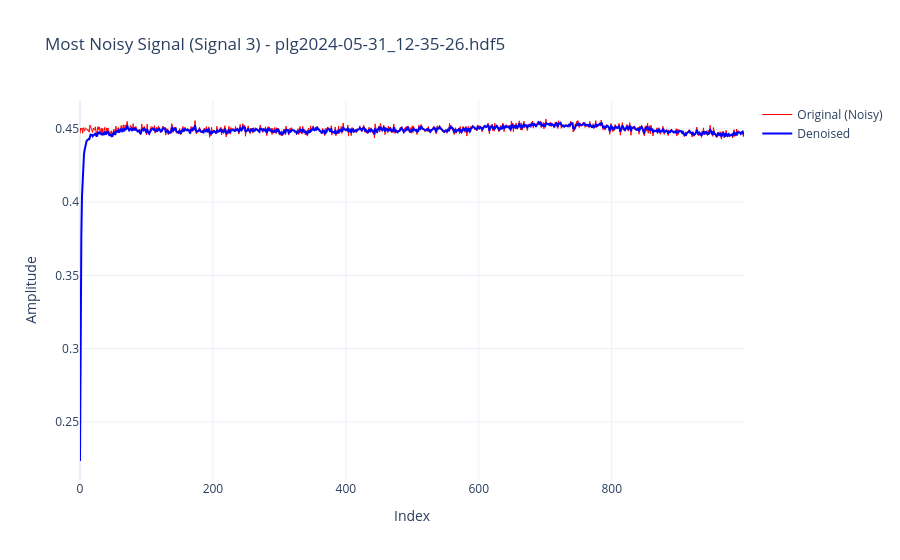
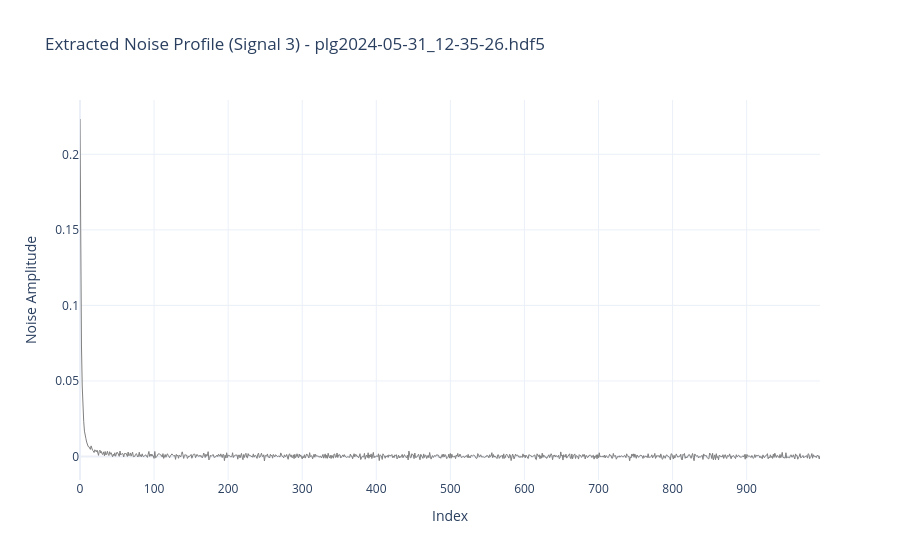
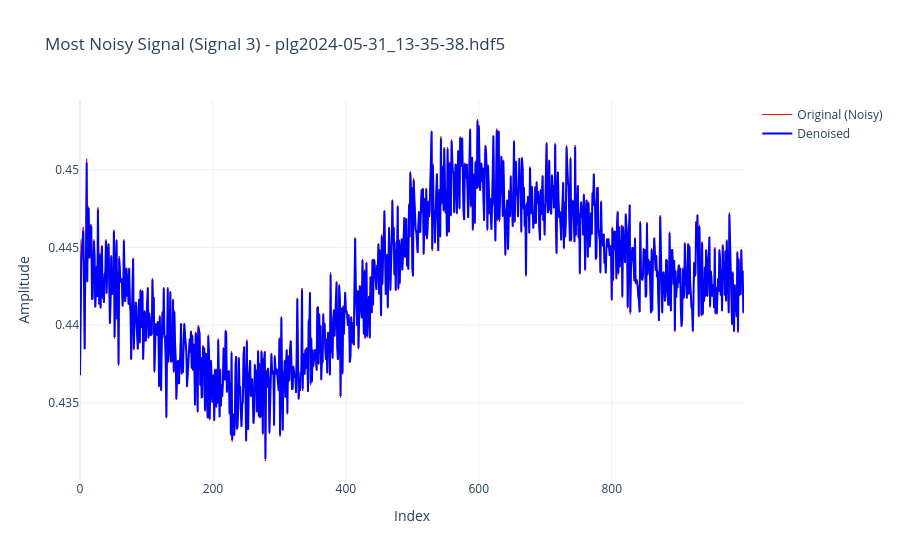
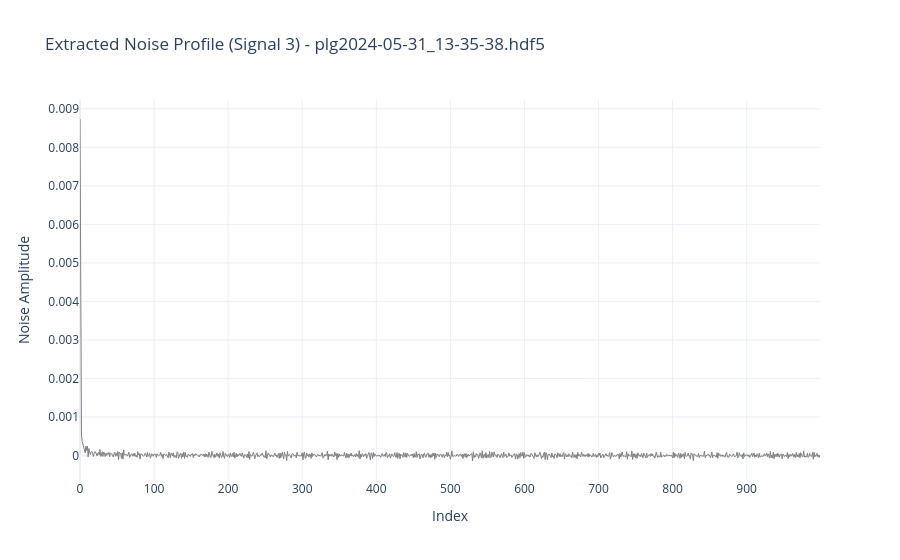

Notebook code cell kept with these figures, in order:
### Markdown cell above
## Execution

The following cell iterates through all four HDF5 files. For each file, it:
1.  Calls `calculate_noise_energies` to process the full dataset.
2.  Calls `report_and_visualize` to display the findings.

### Code cell
from pathlib import Path
hdf5_files = sorted(str(p) for p in Path("data").glob("*.hdf5"))

for file_path in hdf5_files:
    if os.path.exists(file_path):
        try:
            energies, sample, _ = calculate_noise_energies(file_path)
            report_and_visualize(file_path, energies, sample)
        except Exception as e:
            print(f"Error processing {file_path}: {e}")
    else:
        print(f"File not found: {file_path}")

### Figure 1 — Plotly figure (JSON) as saved in the notebook; plotly's stock layout.template omitted (floating-point values rounded to 4 significant figures; data arrays with more than 128 entries replaced by an {"elided": "..."} marker saying what was removed)
{"data": [{"line": {"color": "red", "width": 1}, "mode": "lines", "name": "Original (Noisy)", "type": "scatter", "y": {"elided": "1000 float values"}}, {"line": {"color": "blue", "width": 2}, "mode": "lines", "name": "Denoised", "type": "scatter", "y": {"elided": "1000 float values"}}], "layout": {"title": {"text": "Most Noisy Signal (Signal 3) - plg2024-05-31_12-35-26.hdf5"}, "xaxis": {"title": {"text": "Index"}}, "yaxis": {"title": {"text": "Amplitude"}}}}

### Figure 2 — Plotly figure (JSON) as saved in the notebook; plotly's stock layout.template omitted (floating-point values rounded to 4 significant figures; data arrays with more than 128 entries replaced by an {"elided": "..."} marker saying what was removed)
{"data": [{"line": {"color": "gray", "width": 1}, "mode": "lines", "name": "Extracted Noise", "type": "scatter", "y": {"elided": "1000 float values"}}], "layout": {"title": {"text": "Extracted Noise Profile (Signal 3) - plg2024-05-31_12-35-26.hdf5"}, "xaxis": {"title": {"text": "Index"}}, "yaxis": {"title": {"text": "Noise Amplitude"}}}}

### Figure 3 — Plotly figure (JSON) as saved in the notebook; plotly's stock layout.template omitted (floating-point values rounded to 4 significant figures; data arrays with more than 128 entries replaced by an {"elided": "..."} marker saying what was removed)
{"data": [{"line": {"color": "red", "width": 1}, "mode": "lines", "name": "Original (Noisy)", "type": "scatter", "y": {"elided": "1000 float values"}}, {"line": {"color": "blue", "width": 2}, "mode": "lines", "name": "Denoised", "type": "scatter", "y": {"elided": "1000 float values"}}], "layout": {"title": {"text": "Most Noisy Signal (Signal 3) - plg2024-05-31_13-35-38.hdf5"}, "xaxis": {"title": {"text": "Index"}}, "yaxis": {"title": {"text": "Amplitude"}}}}

### Figure 4 — Plotly figure (JSON) as saved in the notebook; plotly's stock layout.template omitted (floating-point values rounded to 4 significant figures; data arrays with more than 128 entries replaced by an {"elided": "..."} marker saying what was removed)
{"data": [{"line": {"color": "gray", "width": 1}, "mode": "lines", "name": "Extracted Noise", "type": "scatter", "y": {"elided": "1000 float values"}}], "layout": {"title": {"text": "Extracted Noise Profile (Signal 3) - plg2024-05-31_13-35-38.hdf5"}, "xaxis": {"title": {"text": "Index"}}, "yaxis": {"title": {"text": "Noise Amplitude"}}}}
